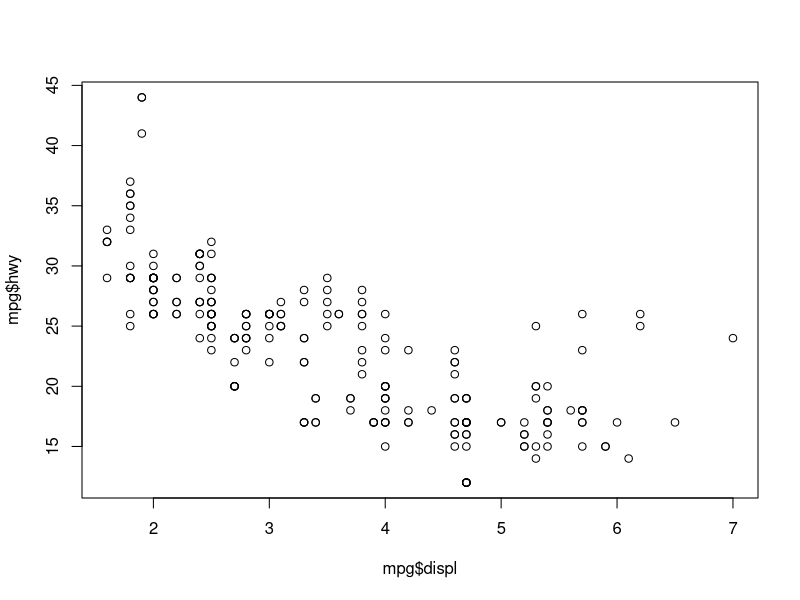
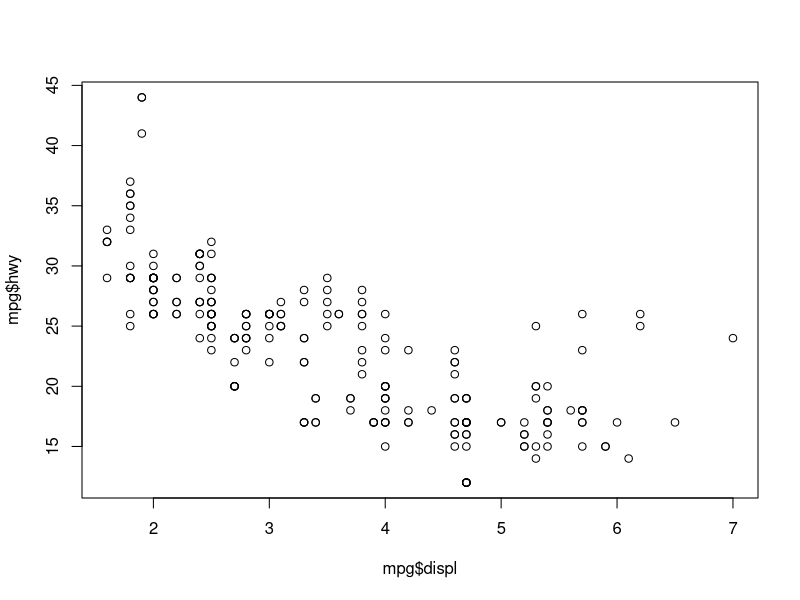
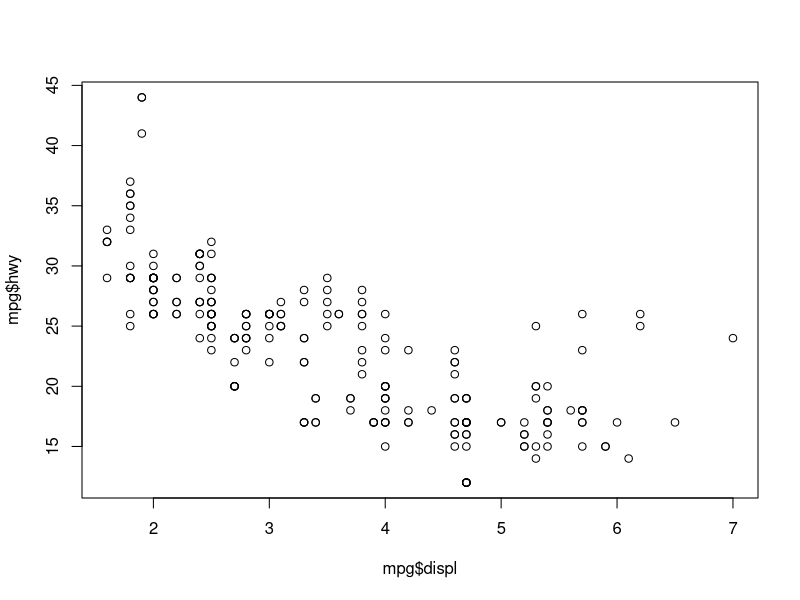
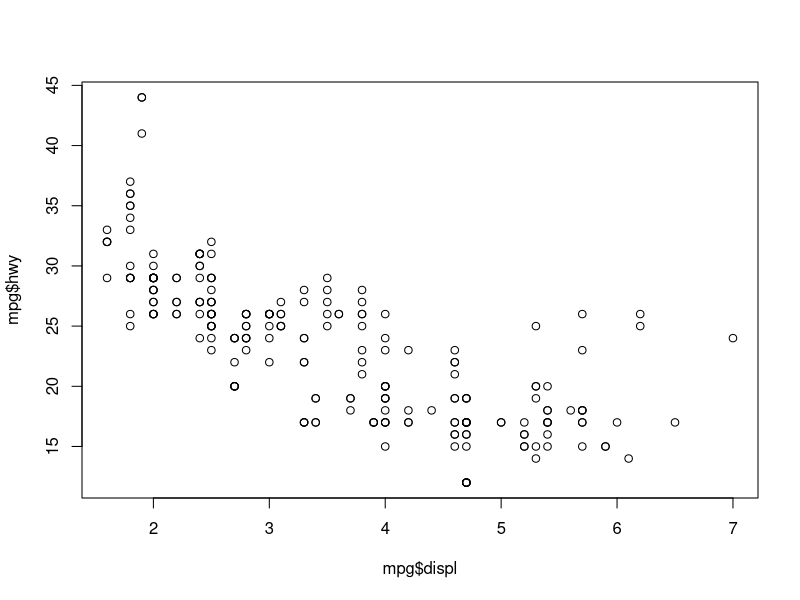
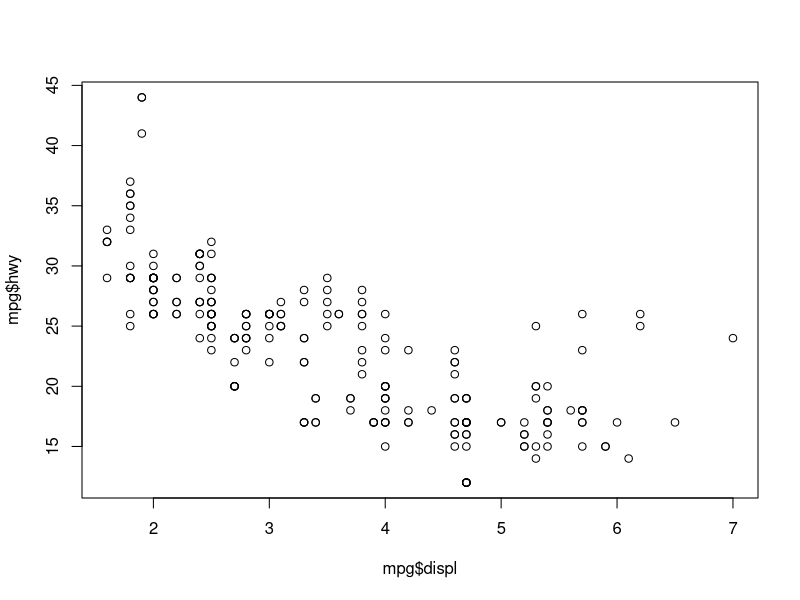
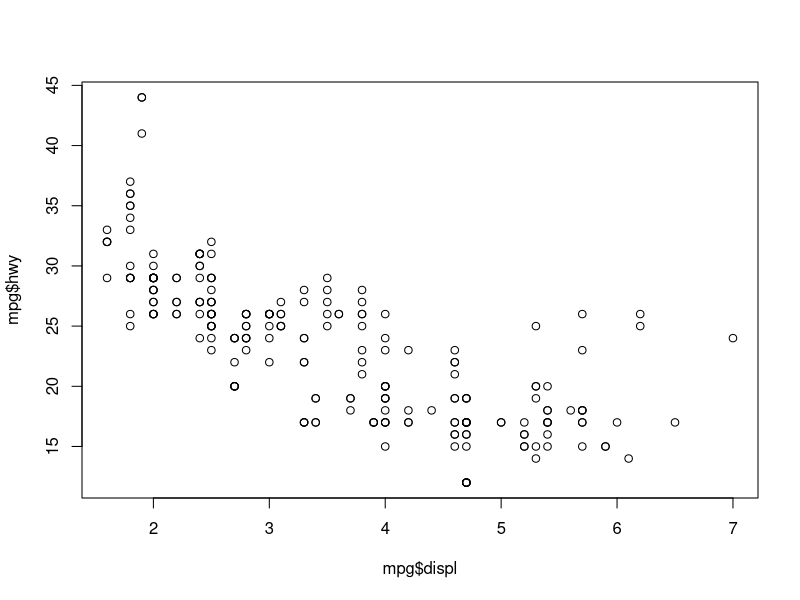
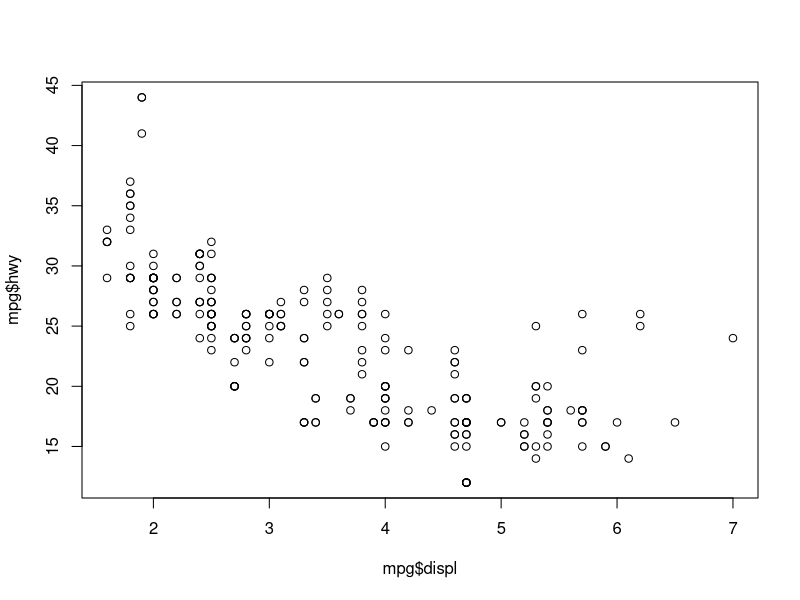
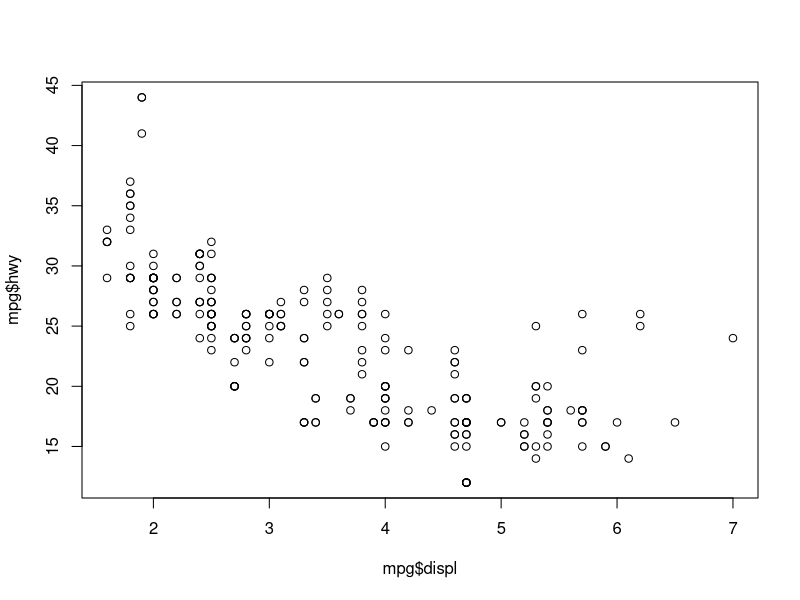

These charts were generated, in order, by the following R code:
## ---- chunk 1
knitr::opts_chunk$set(echo = TRUE)

library(data.table)
library(ggplot2)
library(graphics)
library(lattice)
library(magrittr)
library(patchwork)
## ---- chunk 2
run_benchmark <- function(plotting_functions, n, title) {
  results <- sapply(plotting_functions, function(plotting_function) {
    t <- system.time(lapply(seq_len(n), function(x) {
      plotting_function()
    }))
    
    t[3]
  })
  
  data.frame(
    "time" = results,
    "package" = names(plotting_functions),
    "title" = rep(title, length(results))
  )
}

plot_benchmark_results <- function(benchmark_result) {
  ggplot(data = benchmark_result, aes(x = package, y = time, fill = package)) +
    geom_col() + 
    coord_flip() +
    facet_wrap(. ~ title, ncol = 1)
}
## ---- chunk 3
create_ggplot_scatter <- function() {
  ggplot(mpg, aes(displ, hwy)) + 
    geom_point()
}

create_lattice_scatter <- function() {
  xyplot(hwy ~ displ, data = mpg)
}

create_graphics_scatter <- function() {
  plot(x = mpg$displ, y = mpg$hwy)
}

scatter_functions <- list(
  "ggplot" = create_ggplot_scatter,
  "lattice" = create_lattice_scatter,
  "graphics" = create_graphics_scatter
)
## ---- chunk 4
create_ggplot_barplot <- function() {
  ggplot(data = mpg, aes(x = manufacturer)) +
    geom_bar()
}

create_lattice_barplot <- function() {
  lattice::barchart(x = mpg$manufacturer)
}

create_graphics_barplot <- function() {
  df <- as.data.frame(table(mpg$manufacturer))
  barplot(df$Freq)
}

barplot_functions <- list(
  "ggplot" = create_ggplot_barplot,
  "lattice" = create_lattice_barplot,
  "graphics" = create_graphics_barplot
)

## ---- chunk 5
create_ggplot_line <- function() {
  ggplot(economics, aes(x = date, y = pop)) + 
    geom_line()
}

create_lattice_line <- function() {
  lattice::xyplot(pop ~ date, data = economics, type = "l")
}

create_graphics_line <- function() {
  plot(economics$date, economics$pop, type = "l")
}

lineplot_functions <- list(
  "ggplot" = create_ggplot_line,
  "lattice" = create_lattice_line,
  "graphics" = create_graphics_line
)
## ---- chunk 6
create_ggplot_boxplot <- function() {
  ggplot(ToothGrowth, aes(x = supp, y = len)) + 
    geom_boxplot()
}

create_lattice_boxplot <- function() {
  bwplot(len ~ supp, data = ToothGrowth)
}

create_graphics_boxplot <- function() {
  boxplot(len ~ supp, data = ToothGrowth)
}

boxplot_funcs <- list(
  "ggplot" = create_ggplot_boxplot,
  "lattice" = create_lattice_boxplot,
  "graphics" = create_graphics_boxplot
)
## ---- chunk 7
create_ggplot_hist <- function() {
 ggplot(diamonds, aes(carat)) +
    geom_histogram()
}

create_lattice_hist <- function() {
  lattice::histogram(x = diamonds$carat)
}

create_graphics_hist <- function() {
  graphics::hist(x = diamonds$carat)
}

hist_functions <- list(
  "ggplot" = create_ggplot_hist,
  "lattice" = create_lattice_hist,
  "graphics" = create_graphics_hist
)
## ---- chunk 8
n <- 100
benchmark_configs <- list(
  list("funcs" = scatter_functions, "title" = sprintf("Test 1: scatter plots %s times", n)),
  list("funcs" = barplot_functions, "title" = sprintf("Test 2: bar plots %s times", n)),
  list("funcs" = lineplot_functions, "title" = sprintf("Test 3: line plots %s times", n)),
  list("funcs" = boxplot_funcs, "title" = sprintf("Test 4: box plots %s times", n)),
  list("funcs" = hist_functions, "title" = sprintf("Test 5: histograms %s times", n))
)

benchmark_results <- lapply(benchmark_configs, function(config) {
  run_benchmark(config$funcs, n = n, title = config$title)
}) %>% rbindlist()
## ---- chunk 9
plot_benchmark_results(benchmark_results)
